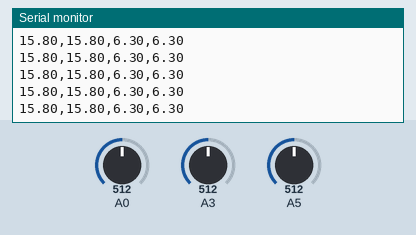
Recording of a sketch running on a simulated Arduino Uno, built with avr-gcc and run on an emulated ATmega328P. On the bench: the last lines printed to the serial monitor. The test bench sets the inputs (shaded band); at power-on: A0 = 512, A3 = 512, A5 = 512.

Above: at 1.2 s.
1.3 s: A0 set to 716
At 2.0 s:
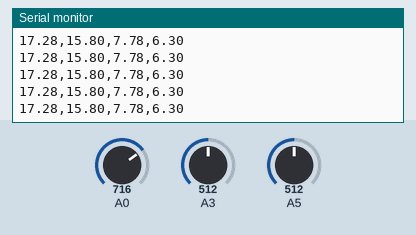
4.3 s: A3 set to 716
At 5.4 s:
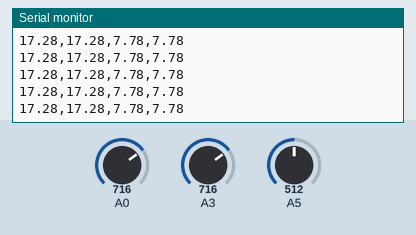
5.8 s: A0 set to 900
At 6.7 s:
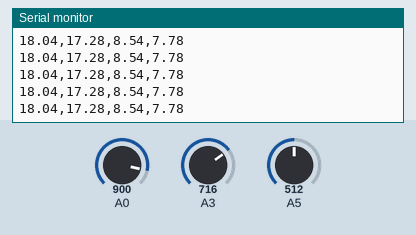
7.3 s: A3 set to 900
At 8.2 s:
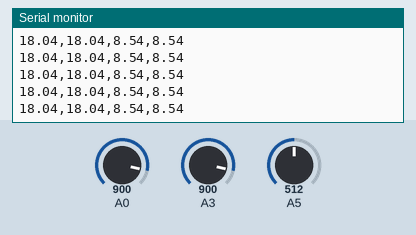
Timing chart, 0 to 9.8 s (numbered marks = the images above; inputs shaded):
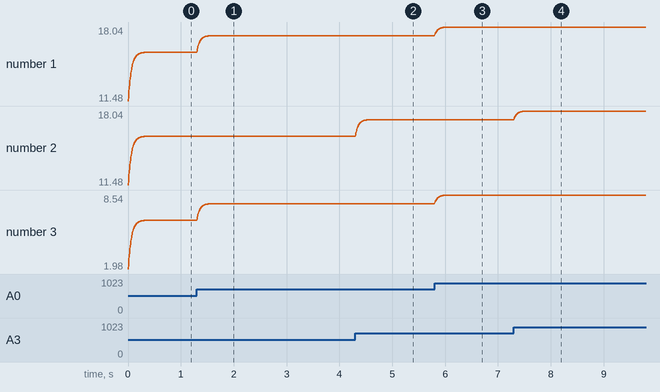

Measured:
- after the input at 1.3 s, the serial monitor: prints a new line at once (image 1)
- after the input at 4.3 s, the serial monitor: prints a new line at once (image 2)
- after the input at 5.8 s, the serial monitor: prints a new line at once (image 3)
- after the input at 7.3 s, the serial monitor: prints a new line at once (image 4)
- plotted number 1: 15.8 → 17.28 after the input at 1.3 s, 17.28 → 18.04 after the input at 5.8 s
- plotted number 3: 6.3 → 7.78 after the input at 1.3 s, 7.78 → 8.54 after the input at 5.8 s

The sketch:

test3.ino
```cpp
#include <MegunoLink.h>
#include <Filter.h>

ExponentialFilter<float> top_filter(10, 10);
ExponentialFilter<float> mid_filter(10, 10);
ExponentialFilter<float> chain_filter(10, 6);

//ExponentialFilter<float> counter_filter(40, 20);

unsigned long startTime;
int scanZone = 25;
int fps = 300;
int count = 0;

float topVal = 0;
float topTotal = 0;
int topCount = 0;
boolean topHit = false;

float midVal = 0;
float midTotal = 0;
int midCount = 0;
boolean midHit = false;

float interval = 0;
float yDiff = 0;
boolean hit = false;

void setup() {
  startTime = millis();
  Serial.begin(57600);

}

void loop() {
  unsigned long curTime = millis();

  float v, top, mid, chain, volts3, counter;


  if (curTime > startTime + (1000/fps)){
    v = analogRead(A0)*0.0048828125;
    top = 13*pow(v, -1);

    v = analogRead(A3)*0.0048828125;
    mid = 13*pow(v, -1);

    v = analogRead(A5)*0.0048828125;
    chain = 13*pow(v, -1);

    // filter top - mid
    float cap = 30;
    if (top > cap) {
      top = cap;
    }
    if (mid > cap) {
      mid = cap;
    }

    top_filter.Filter(top);
    mid_filter.Filter(mid);
    chain_filter.Filter(chain);

    float deadzone = 18.5;
    float chainDeadZone = 6;

    top = abs(top_filter.Current() - cap) - deadzone;
    mid = abs(mid_filter.Current() - cap) - 18.5;
    chain = -chain_filter.Current() + 6;
    float dt = abs(top_filter.Current() - cap) - 9;
    float ds = abs(mid_filter.Current() - cap) - 9;

    if (top < 0) {
      top = 0;
    }
    if (mid < 0) {
      mid = 0;
    }

    if (chain < 0) {
      chain = 0;
    } else {
      chain = 1;
    }

//    if (top > 0 || mid > 0) {
//      interval += 1000/fps;
//
//      if (top > 0) {
//        if (topVal == 0) {
//          topVal = top;
//        }
//
//        if (top > 3) {
//          topTotal += top;
//
//          topCount++;
//          topHit = true;
//        }
//      }
//      if (mid > 0) {
//        if (midVal == 0) {
//          midVal = mid;
//        }
//
//        if (mid > 1) {
//          midTotal += mid;
//
//          midCount++;
//          midHit = true;
//        }
//      }
//
//    }
//
//    // calculate delta pitch by averaging peak points - in mm
//    float delta_y;
//    float avrPeak_top, avrPeak_mid;
//    if (topHit && topCount > 0 && midHit && > midCount > 0) {
//      avrPeak_top = topTotal / topCount;
//      avrPeak_mid = midTotal / midCOunt;
//
//      delta_y = avrPeak_top - avrPeak_mid;
//    }
//
//    // get delta yaw - in ms
//    float delta_x;
//    if (topVal > 0 && midVal > 0) {
//      delta_x = interval;
//      interval = 0;
//    }

    // data visual
    Serial.print(dt);
    Serial.print(',');
    Serial.print(ds);
    Serial.print(',');
    Serial.print(top);
    Serial.print(',');
    Serial.println(mid);


    // delta left


    startTime = millis();
  }

}
```
